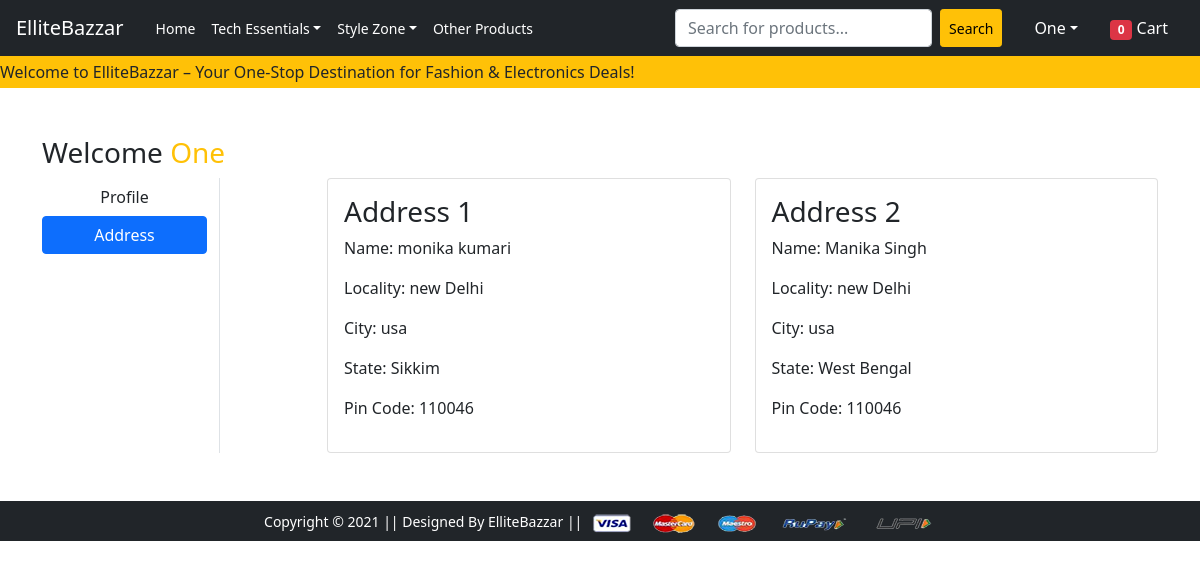
Page /address/ (signed in) on the earlier database version.
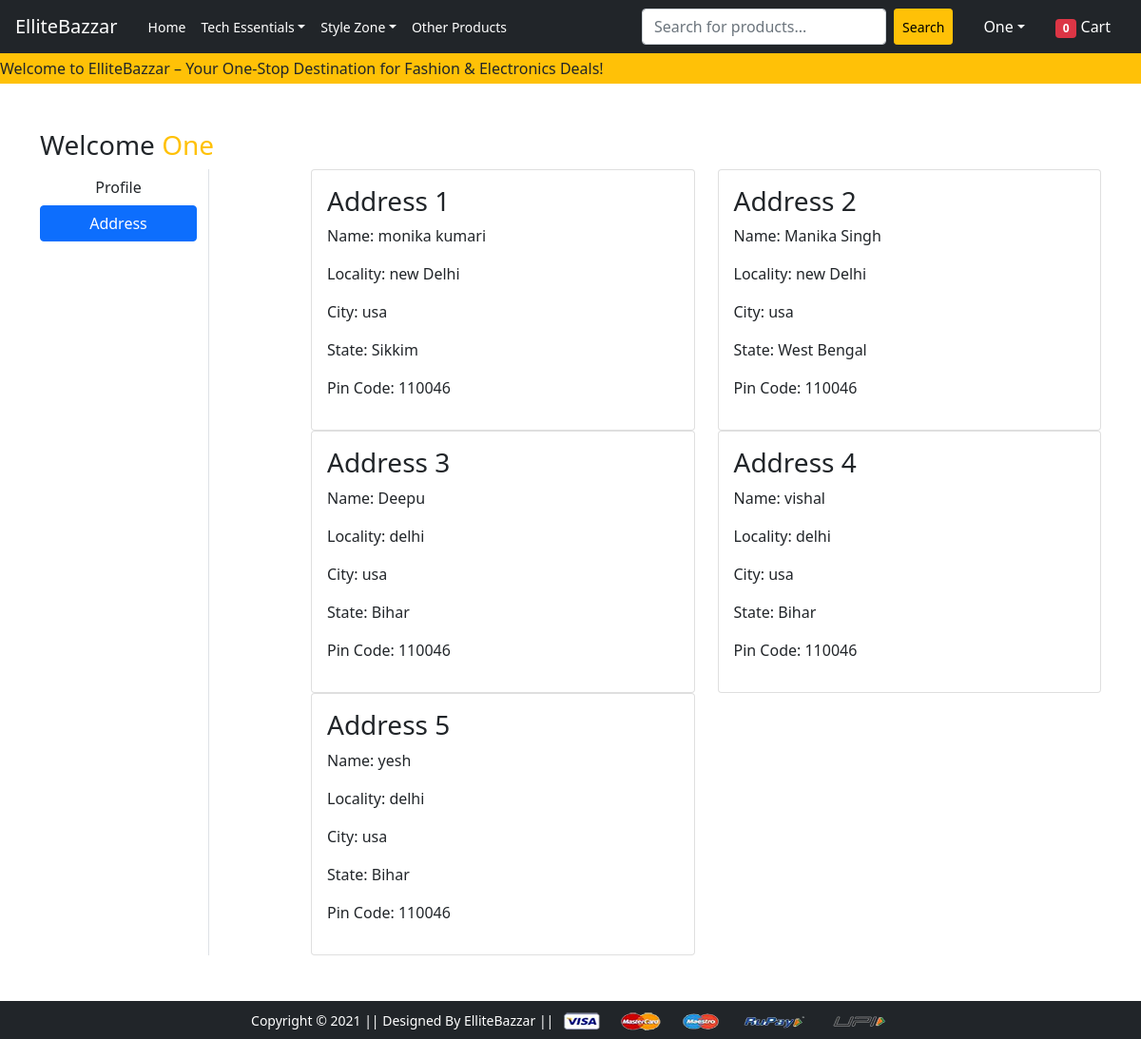
Same page on the later database version.
### app/models.py (models this page shows)
class Customer(models.Model):
     user=models.ForeignKey(User,on_delete=models.CASCADE)
     name=models.CharField(max_length=200)
     locality=models.CharField(max_length=200)
     city=models.CharField(max_length=60)
     zipcode=models.IntegerField()
     state=models.CharField(choices=STATE_CHOICES,max_length=60)
     def __str__(self):
          return str(self.id)

### app/views.py (the view)
# urls.py: path('address/', views.address, name='address'),
@login_required
def address(request):
 add = Customer.objects.filter(user=request.user)
 print("Address: ",add)
 return render(request, 'app/address.html',{'add':add,'active':'btn-primary'})

### app/context_processors.py (called while the page is built)
def cart_total(request):
    if request.user.is_authenticated:
        totalitem = Cart.objects.filter(user=request.user).aggregate(total_quantity=Sum('quantity'))['total_quantity'] or 0
        print("here total item is: ", totalitem)
    else:
        totalitem = 0
    return {'totalitems': totalitem}

### app/templates/app/address.html (shortened to what this page needs)
{% extends 'app/base.html' %}
{% load static %}
{% block main-content %}
<div class="container my-5">
 <div class="row">
 <h3>Welcome  <span class="text-capitalize text-warning">{{request.user}}</span> </h3>
  <div class="col-sm-2 border-end">
   <ul class="list-unstyled">
    <li class="d-grid"><a href="{% url 'profile' %}" class="btn">Profile</a></li>
    <li class="d-grid"><a href="{% url 'address' %}" class="btn  {{active}}">Address</a></li>
   </ul>
  </div>
  <div class="col-sm-9 offset-sm-1">
   <div class="row">
     {% for ad in add %}
     <div class="col-sm-6">
          <div class="card">
               <div class="card-body">
                    <h3>Address {{forloop.counter}}</h3>
                    <p>Name: {{ad.name}}</p>
                    <p>Locality: {{ad.locality}}</p>
                    <p>City: {{ad.city}}</p>
                    <p>State: {{ad.state}}</p>
                    <p>Pin Code: {{ad.zipcode}}</p>
               </div>
          </div>
     </div>
     {% endfor %}
   </div>
  </div>
 </div>
</div>
{% endblock main-content %}

Differences in the rows shown:
added Customer: name "Deepu", locality "delhi", city "usa", state "Bihar", zipcode "110046"
added Customer: name "vishal", locality "delhi", city "usa", state "Bihar", zipcode "110046"
added Customer: name "yesh", locality "delhi", city "usa", state "Bihar", zipcode "110046"
